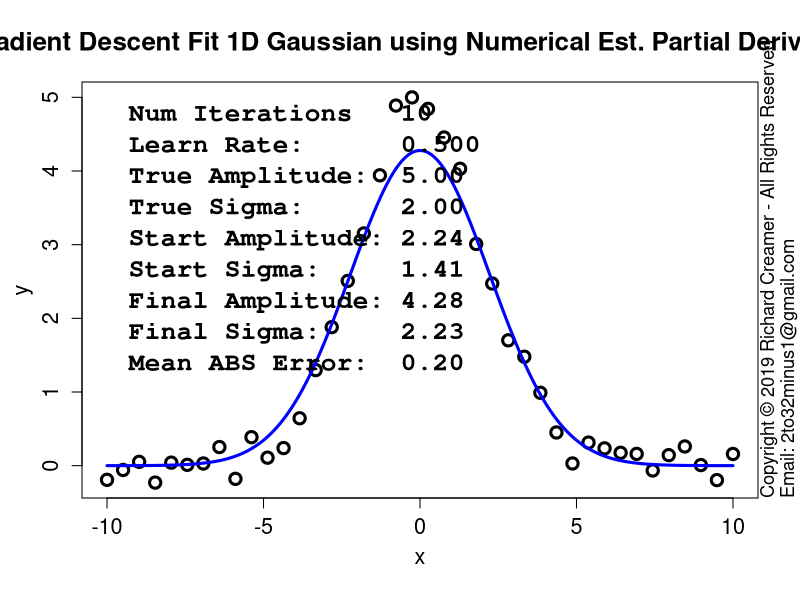

Write R code to recreate this figure.
##############################################################
### Copyright (c) Richard Creamer 2019 - All Rights Reserved
### Inquiries: email 2to32minus1@gmail.com
##############################################################

### Globals
fontScale = 1.2    # Global font size variable
lf        = 1.2    # Enlarge font of plot labels
verbose   = FALSE  # Verbose printing
lw        = 2      # Line width
xMargin   = 1      # X-axis margin for plots
yMargin   = 1      # Y-axis margin for plots
de        = 0.01   # Small constant for estimating derivatives numerically
smlPts    = 1      # Small  data point/circle
medPts    = 1.5    # Medium data point/circle
lrgPts    = 2.0    # Large  data point/circle

### Run this function to generate this plot
runFunc = function() {
	dw = 1000
	dh = 750	
	path = "D:/Code/R/LeastSquaresPlay/PlotsAndAssocCode/Plot18/"
	gd = makeGaussianTestData()
	savePngVerbose( paste(path, "Plot18.png", sep=""), 
					fitGauss1d, w=1280, h=dh, un="px", nIter=10, numDerivs=TRUE, gd=gd )
}

### Nonlinear least-squares gradient-descent curve fitting for Gaussian
fitGauss1d = function( learnRate = 0.5, nIter=100, nPts=40, drawPointLines=FALSE, doPlot=TRUE, numDerivs=FALSE, plotContours=FALSE, gd=NULL ) {
	set.seed( 3 )
	a = s = x = y = guesses = NULL
	if ( is.null( gd ) )
		gd = makeGaussianTestData()
	a = gd$trueAmpl
	s = gd$trueSigma
	trueAmpl = gd$trueAmpl
	trueSigma = gd$trueSigma
	x = gd$x
	y = gd$y
	nPts=gd$nPts
	guesses = gd$guesses
	aEst = guesses$a
	sEst = guesses$s
	da = 0
	ds = 0
	amplLegs = c( aEst )
	sigmaLegs = c( sEst )
	if ( nIter > 0 ) {
		# Basic implementation of Gradient Descent
		for ( i in 1:nIter ) {
			da = if ( numDerivs ) gaussDeDaNum( x, y, aEst, sEst ) else gaussDeDa( x, y, aEst, sEst )
			ds = if ( numDerivs ) gaussDeDsNum( x, y, aEst, sEst ) else gaussDeDs( x, y, aEst, sEst )
			aEst = aEst - learnRate * da
			sEst = sEst - learnRate * ds
			amplLegs[ length(amplLegs) + 1 ] = aEst
			sigmaLegs[ length(sigmaLegs) + 1 ] = sEst
			if ( verbose )
				print( sprintf( "Mean ABS fit error: %f\n", meanGaussAbsErr( x, y, aEst, sEst ) ) )
		}
	}
	finalMeanAbsFitError = meanGaussAbsErr( x, y, aEst, sEst )
	if ( doPlot) {
		plotTitle = "Gradient Descent Fit 1D Gaussian using Analytic Partial Derivatives"
		if ( numDerivs )
			plotTitle = "Gradient Descent Fit 1D Gaussian using Numerical Est. Partial Derivatives"
		plot( x, y, cex.lab=lf, xlab="", ylab="", main=plotTitle, cex=medPts, lwd=lw+1, cex.main=1.3*fontScale, cex.axis=1.3 )
		addAxisLabels()	
		predX = seq( x[1], x[length(x)], length.out=200 )
		predY = gauss1dFunc( predX, aEst, sEst )
		lines( predX, predY, col="blue", lwd=lw+1 )
		if ( drawPointLines )
			segments( x, y, x, gauss1dFunc( x, aEst, sEst ), col = "red" )
		legText = c()		
		legText[length(legText)+1] = sprintf( "Num Iterations   %d", nIter )
		legText[length(legText)+1] = sprintf( "Learn Rate:      %.3f", learnRate )
		legText[length(legText)+1] = sprintf( "True Amplitude:  %.2f", a )
		legText[length(legText)+1] = sprintf( "True Sigma:      %.2f", s )
		legText[length(legText)+1] = sprintf( "Start Amplitude: %.2f", guesses$a )
		legText[length(legText)+1] = sprintf( "Start Sigma:     %.2f", guesses$s )
		legText[length(legText)+1] = sprintf( "Final Amplitude: %.2f", aEst )
		legText[length(legText)+1] = sprintf( "Final Sigma:     %.2f", sEst )
		legText[length(legText)+1] = sprintf( "Mean ABS Error:  %.2f", meanGaussAbsErr( x, y, aEst, sEst ) )
		legLtys = seq( from=0, to=0, length=length(legText) )
		parSave = par( family="mono", font=2 )		
		legend( "topleft", inset=c(0,0), legend=legText, lty=legLtys, box.col="transparent", cex=1.3*fontScale, bg="transparent" )
		par( parSave )
	}
	if ( plotContours ) {
		plotGaussErrorContours( gd=gd )
		lines( amplLegs, sigmaLegs, col="red", lwd=lw )
	}
	return( list( x=x, y=y, a=aEst, s=sEst, meanAbsFitError=finalMeanAbsFitError, amplLegs=amplLegs, sigmaLegs=sigmaLegs, lr=learnRate ) )
}

### Shared use case Gaussian data set generator used by several cooperating functions
makeGaussianTestData = function( trueAmpl=5, trueSigma=2, aGuess=sqrt(trueAmpl), sGuess=sqrt(trueSigma), nPts=40 ) {
	set.seed( 3 )
	x = seq( -5*trueSigma, 5*trueSigma, length=nPts )
	y = gauss1dFunc( x, trueAmpl, trueSigma ) + rnorm( length(x), sd=0.2 )
	guesses = list( a=aGuess, s=sGuess )
	tuple = list( trueAmpl=trueAmpl, trueSigma=trueSigma, x=x, y=y, nPts=nPts, guesses=guesses )
	return( tuple )
}

### Compute mean SSD Gaussian cost function over a grid of Amplitude and Sigma values
### Note: returned matrix may need to be transposed for some functions such as contour()
### TODO: Try to use outer()
getGaussErrorGrid = function( errorFunc, ampls, sigmas, x, y ) {
	nr = length( sigmas )
	nc = length( ampls )
	z = matrix( nrow=nr, ncol=nc )	
	for ( row in 1:nr ) {     # loop over y-coordinates (sigma)
		sigma = sigmas[row]
		for ( col in 1:nc ) { # loop over x-coordinates (amplitude)
			ampl = ampls[col]
			z[row, col] = errorFunc( x, y, a=ampl, sigma=sigma )
		}
	}
	return( z )
}

### 2D plot error contours for range of Amplitude and Sigma values
### Amplitude maps to x-axis, Sigma maps to y-axis
plotGaussErrorContours = function( nLevels=30, customTitle="", drawGradVecs=FALSE, normGradVecs=TRUE, gd=NULL ) {
	set.seed( 3 )
	if ( is.null( gd ) )
		gd = makeGaussianTestData()
	a = gd$trueAmpl
	s = gd$trueSigma
	x = gd$x
	y = gd$y
	minAmpl  = a * 0.1;	maxAmpl  = a * 1.7
	minSigma = s * 0.1;	maxSigma = s * 1.7
	# Adjust ranges so plot is square
	deltaA = maxAmpl - minAmpl
	deltaS = maxSigma - minSigma
	maxDelta = if ( deltaA > deltaS ) deltaA else deltaS
	if ( deltaA > deltaS ) {
		maxSigma = minSigma + maxDelta
	} else {
		maxAmpl = minAmpl + maxDelta
	}
	nr = 200
	nc = 200
	ampls = seq( minAmpl, maxAmpl, length.out=nc )
	sigmas = seq( minSigma, maxSigma, length.out=nr )
	z = getGaussErrorGrid( meanGaussSsdErr, ampls, sigmas, x, y )
	xLim1 = minAmpl
	xLim2 = maxAmpl
	yLim1 = minSigma
	yLim2 = maxSigma
	plotTitle = ""
	if ( !drawGradVecs ) {
		plotTitle = sprintf( "1D Gaussian Cost Function Contours\nTrue Model: Amplitude = %.1f  Sigma = %.1f (noise added)", a, s )
	} else if ( normGradVecs ) {
		plotTitle = sprintf( "1D Gaussian Cost Function Contours w/Gradient (Unit) Vectors\nTrue Model: Amplitude = %.1f  Sigma = %.1f (noise added)", a, s )
	} else {
		plotTitle = sprintf( "1D Gaussian Cost Function Contours w/Gradient Vectors\nTrue Model: Amplitude = %.1f  Sigma = %.1f (noise added)", a, s )
	}
	if ( customTitle != "" )
		plotTitle = customTitle
	xform = contour( ampls, sigmas, t(z), axes=FALSE, cex.lab=lf, main=plotTitle, asp=1.0,
					 xlab="", ylab="", labcex=1.2, nlevels=nLevels, cex.main=1.3*fontScale, cex.axis=1.3 )
	xAxisMin = ceiling( gpl()$xLim[1] )
	xAxisMax = floor( gpl()$xLim[2] )
	yAxisMin = ceiling( gpl()$yLim[1] )
	yAxisMax = floor( gpl()$yLim[2] )
	axis( side=1, at=xAxisMin:xAxisMax, cex.axis=1.3 )
	axis( side=2, at=yAxisMin:yAxisMax, cex.axis=1.3 )
	addAxisLabels( xLabel="Amplitude", yLabel="Sigma" )
	box()
	xLimits = axisLimits( x )
	yLimits = axisLimits( y )
	lines( c(-1,12), c( s, s ), col="blue", lwd=lw )
	lines( c( a, a), c(-1,10), col="blue", lwd=lw )
	if ( drawGradVecs ) {
		gradPtsX1 = c()
		gradPtsY1 = c()
		gradPtsX2 = c()
		gradPtsY2 = c()
		gridSize=13
		for ( sigma in seq( from=sigmas[2], to=sigmas[length(sigmas)-1], length=gridSize ) ) {
			for ( ampl in seq( from=ampls[2], to=ampls[length(ampls)-1], length=gridSize ) ) {
				gradPtsX1[length(gradPtsX1)+1] = ampl
				gradPtsY1[length(gradPtsY1)+1] = sigma
				da = gaussDeDa( x, y, ampl, sigma )
				ds = gaussDeDs( x, y, ampl, sigma )
				mag = sqrt( da*da + ds*ds )
				if ( normGradVecs ) {
					da = da/mag/4 # hard-coded case-specific scale factor, unit vecs a bit too long for plot
					ds = ds/mag/4
				} else {
					da = da * 0.22 # hard-coded case-specific scale factor
					ds = ds * 0.22
				}
				gradPtsX2[length(gradPtsX2)+1] = ampl  - da
				gradPtsY2[length(gradPtsY2)+1] = sigma - ds
			}
		}
		points( gradPtsX1, gradPtsY1, col="blue", lwd=lw )
		arrows( gradPtsX1, gradPtsY1, gradPtsX2, gradPtsY2, col="blue", lwd=lw, cex=medPts, angle=15, length=0.125 )
	}
}

### Gaussian error/cost function - SSD
meanGaussSsdErr = function( x, y, a, sigma ) {
	return( (1/length(x)) * sum( (gauss1dFunc( x, a, sigma ) - y)^2 ) )
}

### Gaussian error/cost function - abs() of line lengths (not squared)
meanGaussAbsErr = function( x, y, a, sigma ) {
	return( (1/length(x)) * sum( abs(gauss1dFunc( x, a, sigma ) - y) ) )
}

### Analytical/exact partial derivative of error/cost function wrt Amplitude
gaussDeDa = function( x, y, a, sigma ) {
	term1 = sum( gauss1dFunc(x, a, sigma) * exp( -0.5 * (x/sigma)^2) )
	term2 = sum( y * exp( -0.5 * (x/sigma)^2) )
	return( 2 * ( term1 - term2 )/length(x) )
}

### Numerical estimation of partial derivative of error/cost function wrt Amplitude
gaussDeDaNum = function( x, y, a, sigma ) {
	e1 = meanGaussSsdErr( x, y, a, sigma )
	e2 = meanGaussSsdErr( x, y, a + de, sigma )
	return( (e2 - e1)/de )
}

### Analytical/exact partial derivative of error/cost function wrt Sigma
gaussDeDs = function( x, y, a, sigma ) {
	v = 2*a/sigma^3
	term1 = sum( gauss1dFunc(x, a, sigma) * x^2 * exp( -0.5 * (x/sigma)^2) )
	term2 = sum( x^2 * y * exp( -0.5 * (x/sigma)^2) )
	return( v * ( term1 - term2 )/length(x) )
}

### Numerical estimation of partial derivative of error/cost function wrt Sigma
gaussDeDsNum = function( x, y, a, sigma ) {
	e1 = meanGaussSsdErr( x, y, a, sigma )
	e2 = meanGaussSsdErr( x, y, a, sigma + de )
	return( (e2 - e1)/de )
}

### 1D Gaussian
gauss1dFunc = function( x, a, sigma ) {
	return( a * exp( -0.5 * (x/sigma)^2 ) )
}

### Shared use case Gaussian data set generator used by several cooperating functions
makeGaussianTestData = function( trueAmpl=5, trueSigma=2, aGuess=sqrt(trueAmpl), sGuess=sqrt(trueSigma), nPts=40 ) {
	set.seed( 3 )
	x = seq( -5*trueSigma, 5*trueSigma, length=nPts )
	y = gauss1dFunc( x, trueAmpl, trueSigma ) + rnorm( length(x), sd=0.2 )
	guesses = list( a=aGuess, s=sGuess )
	tuple = list( trueAmpl=trueAmpl, trueSigma=trueSigma, x=x, y=y, nPts=nPts, guesses=guesses )
	return( tuple )
}

### Convience method to add x/y axis labels
addAxisLabels = function( xLabel="x", yLabel="y", cexVal=1.3 ) {
	mtext( text=xLabel, side=1, line=2.5, cex=cexVal )
	mtext( text=yLabel, side=2, line=2.5, cex=cexVal )
}

### Save to PNG file, specify width and height
savePngVerbose = function( path, plotFunc, w=512, h=512, un="px", doCopyright=TRUE, ... ) {
	png( filename = path, type="cairo", units=un, width=w, height=h, pointsize=12, res=96 )
	plotFunc( ... )
	if ( doCopyright )
		addCopyright()
	dev.off()
}

### Add copyright notice to plot via text()
addCopyright = function() {
	mtext( "Copyright \uA9 2019 Richard Creamer - All Rights Reserved", side=4, line=0, adj=0, cex=1.1 )
	mtext( "Email: 2to32minus1@gmail.com", side=4, line=1, adj=0, cex=1.1 )
}

runFunc()
